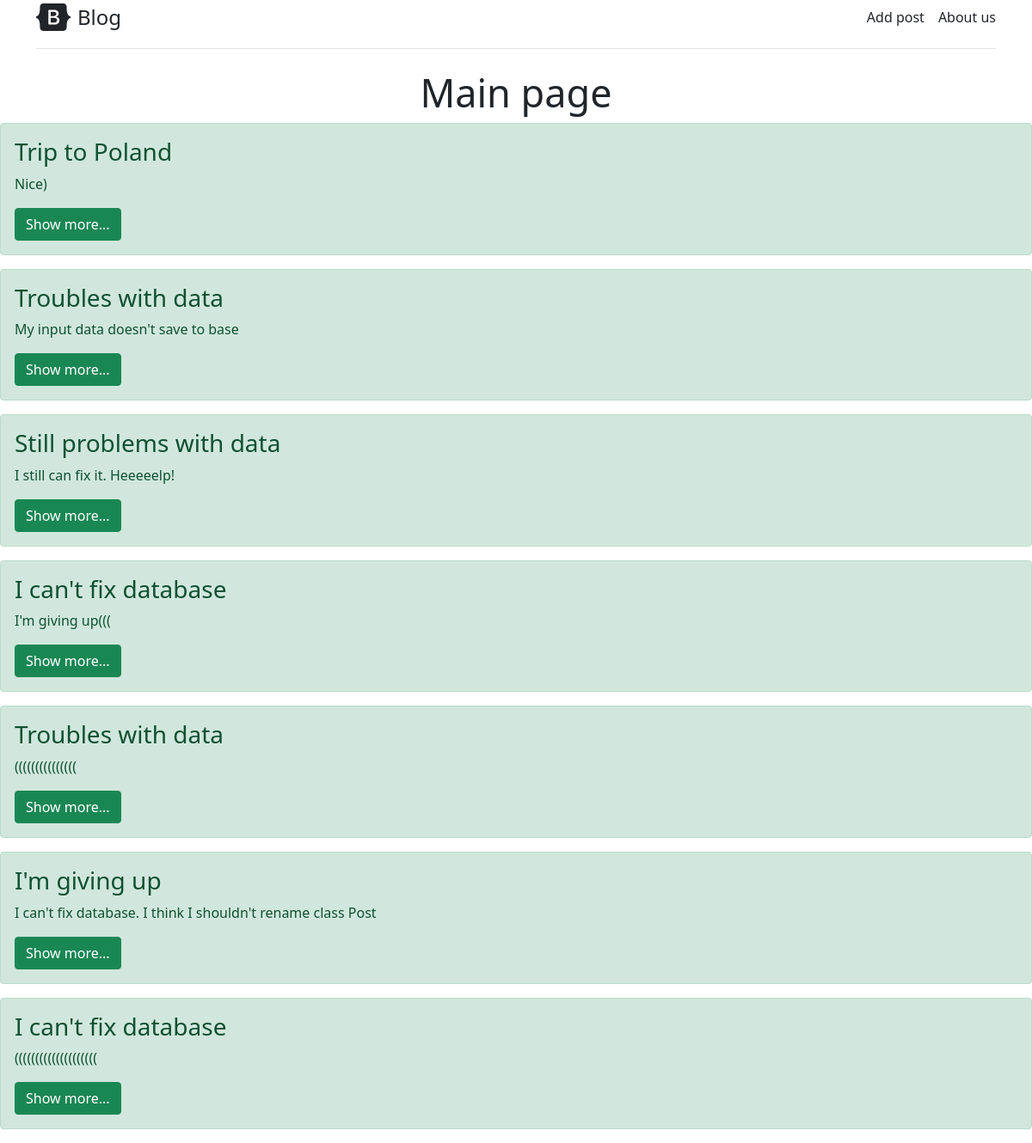
The app's page /, older data.
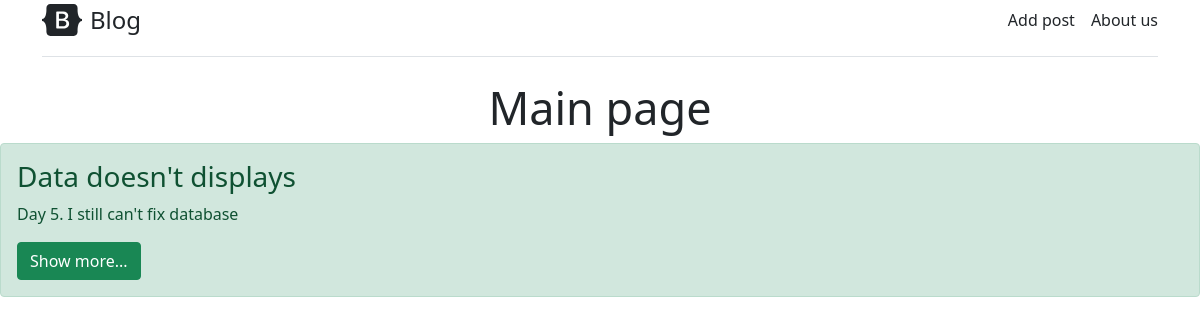
The same page, newer data.
### main/models.py (models this page shows, shortened)
class Post(models.Model):
    title = models.CharField('Title', max_length=50)
    post = models.TextField('Post')

### main/views.py (the view)
# urls.py: path('', views.index, name='home'),
def index(request):
    posts = Post.objects.all()
    return render(request, 'main/index.html', {'title': 'Main Page', 'posts': posts})

### main/templates/main/index.html (shortened to what this page needs)
{% extends 'main/base.html' %}
{% block content %}
    <h2>Main page</h2>
    {% if posts %}
        {% for el in posts %}
            <div class="alert alert-success mt-2">
                <h3>{{ el.title }}</h3>
                <p>{{ el.post }}</p>
                <a href="{% url 'post-detail' el.id %}" class="btn btn-success">Show more...</a>
            </div>
        {% endfor %}
    {% else %}
        <h4>No data</h4>
    {% endif %}
{% endblock %}

### main/templates/main/base.html (shortened to what this page needs)
<!DOCTYPE html>
<html lang="en">
<head>
    <link rel="stylesheet" href="https://cdn.jsdelivr.net/npm/bootstrap@5.0.2/dist/css/bootstrap.min.css">
</head>
<body>
<div class="container">
    <header>
    <div class="d-flex flex-column flex-md-row align-items-center pb-3 mb-4 border-bottom">
      <a href="/" class="d-flex align-items-center text-dark text-decoration-none">
        <span class="fs-4">Blog</span>
      </a>
      <nav class="d-inline-flex mt-2 mt-md-0 ms-md-auto">
        <a class="me-3 py-2 text-dark text-decoration-none" href="{% url 'add' %}">Add post</a>
        <a class="py-2 text-dark text-decoration-none" href="{% url 'about' %}">About us</a>
      </nav>
    </div>
    </header>
</div>
    {% block content %} {% endblock %}
</body>
</html>

### main/templates/main/index.html (style rules this page uses)
h2 { text-align: center; font-size: 45px; }

Row changes from the older to the newer data that the page shows:
removed Post: title "Trip to Poland", post "Nice)"
removed Post: title "Troubles with data", post "My input data doesn't save to base"
removed Post: title "Still problems with data", post "I still can fix it. Heeeeelp!"
removed Post: title "I can't fix database", post "I'm giving up((("
removed Post: title "Troubles with data", post "((((((((((((((("
removed Post: title "I'm giving up", post "I can't fix database. I think I shouldn't rename class Post"
removed Post: title "I can't fix database", post "(((((((((((((((((((("
added Post: title "Data doesn't displays", post "Day 5. I still can't fix database"
